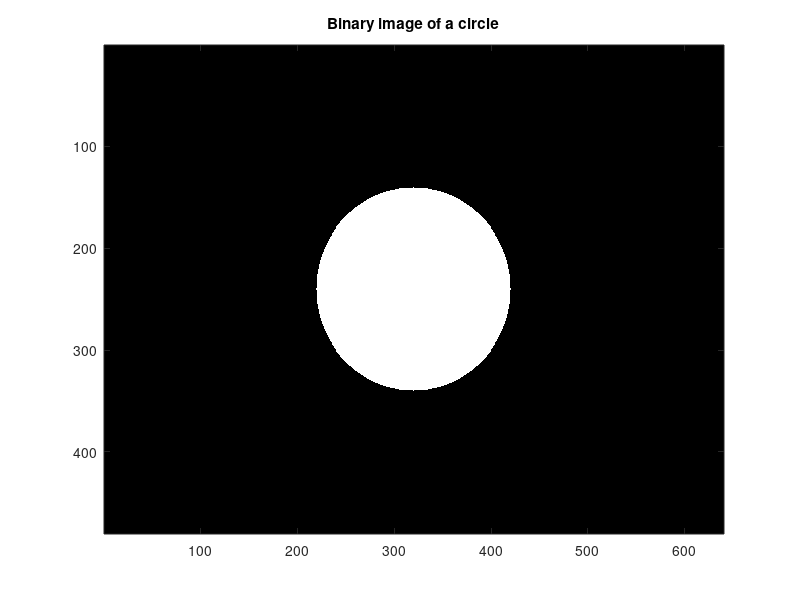

Source code (MATLAB):
% Create a logical image of a circle with specified
% diameter, center, and image size.
% First create the image.s
imageSizeX = 640;
imageSizeY = 480;
[columnsInImage rowsInImage] = meshgrid(1:imageSizeX, 1:imageSizeY);
% Next create the circle in the image.
centerX = 320;
centerY = 240;
radius = 100;
circlePixels = (rowsInImage - centerY).^2 ...
    + (columnsInImage - centerX).^2 <= radius.^2;
% circlePixels is a 2D "logical" array.
% Now, display it.
image(circlePixels) ;
colormap([0 0 0; 1 1 1]);
title('Binary image of a circle');